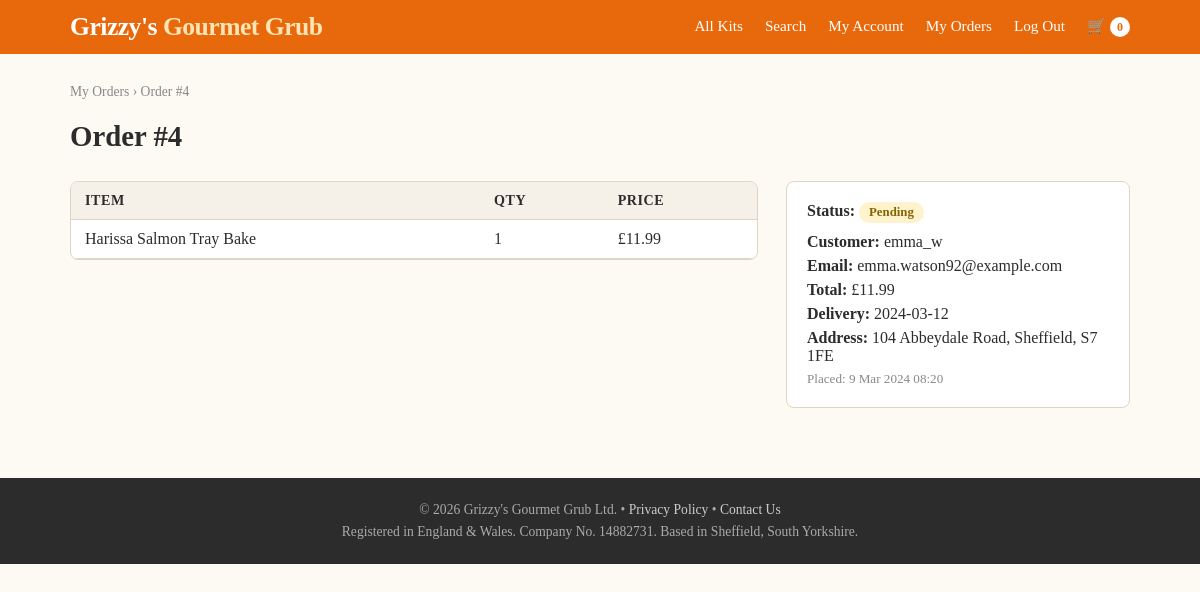
Page /website/public/orders.php?id=4 (signed in) on the committed database.
### tables this page shows
CREATE TABLE IF NOT EXISTS orders (
    id            INT AUTO_INCREMENT PRIMARY KEY,
    user_id       INT          NOT NULL,
    items         JSON,
    total         DECIMAL(8,2) NOT NULL,
    status        VARCHAR(30)  DEFAULT 'pending',
    delivery_date DATE,
    address       TEXT,
    created_at    DATETIME     NOT NULL,
    FOREIGN KEY (user_id) REFERENCES users(id)
);

CREATE TABLE IF NOT EXISTS users (
    id         INT AUTO_INCREMENT PRIMARY KEY,
    username   VARCHAR(80)  NOT NULL,
    email      VARCHAR(180) NOT NULL UNIQUE,
    password   VARCHAR(64)  NOT NULL,
    avatar     VARCHAR(120) DEFAULT NULL,
    created_at DATETIME     NOT NULL
);

### website/public/orders.php (the view, shortened to what this page needs)
<?php
$db = get_db();
if (isset($_GET['id'])) {
    $oid = (int)$_GET['id'];
    $r = $db->query("SELECT o.*, u.username, u.email FROM orders o JOIN users u ON o.user_id = u.id WHERE o.id = $oid");
    $order = $r ? $r->fetch_assoc() : null;
    $items = json_decode($order['items'] ?? '[]', true);
?>
<!DOCTYPE html>
<html lang="en">
<head>
<link rel="stylesheet" href="/assets/style.css">
</head>
<body>
<?php include __DIR__ . '/partials/header.php'; ?>
<main>
  <div class="breadcrumb"><a href="/orders.php">My Orders</a> › Order #<?= $oid ?></div>
  <div class="page-header"><h1>Order #<?= $oid ?></h1></div>
  <div class="two-col">
    <div>
      <div class="table-wrap">
        <table>
          <thead><tr><th>Item</th><th>Qty</th><th>Price</th></tr></thead>
          <tbody>
            <?php foreach ($items as $item): ?>
            <tr>
              <td><?= htmlspecialchars($item['name'] ?? '') ?></td>
              <td><?= (int)($item['qty'] ?? 1) ?></td>
              <td>£<?= number_format((float)($item['price'] ?? 0), 2) ?></td>
            </tr>
            <?php endforeach; ?>
          </tbody>
        </table>
      </div>
    </div>
    <div>
      <div style="background:#fff;border:1px solid var(--border);border-radius:8px;padding:20px">
        <p><strong>Status:</strong> <span class="status-badge status-<?= htmlspecialchars($order['status']) ?>"><?= ucfirst(htmlspecialchars($order['status'])) ?></span></p>
        <p style="margin-top:10px"><strong>Customer:</strong> <?= htmlspecialchars($order['username']) ?></p>
        <p style="margin-top:6px"><strong>Email:</strong> <?= htmlspecialchars($order['email']) ?></p>
        <p style="margin-top:6px"><strong>Total:</strong> £<?= number_format((float)$order['total'], 2) ?></p>
        <p style="margin-top:6px"><strong>Delivery:</strong> <?= htmlspecialchars($order['delivery_date'] ?? 'TBC') ?></p>
        <p style="margin-top:6px"><strong>Address:</strong> <?= htmlspecialchars($order['address'] ?? '') ?></p>
        <p style="margin-top:6px;font-size:0.82rem;color:#888">Placed: <?= date('j M Y H:i', strtotime($order['created_at'])) ?></p>
      </div>
    </div>
  </div>
</main>
<?php include __DIR__ . '/partials/footer.php'; ?>
</body>
</html>
<?php
    exit;
}
?>
<?php include __DIR__ . '/partials/header.php'; ?>
<?php include __DIR__ . '/partials/footer.php'; ?>

### website/public/assets/style.css (style rules this page uses)
:root { --orange: #e8690b; --green: #3a7d44; --light: #fdf9f3; --dark: #2c2c2c; --gray: #888; --border: #e0d5c5; }
* { box-sizing: border-box; margin: 0; padding: 0; }
body { font-family: Georgia, serif; background: var(--light); color: var(--dark); }
a { color: var(--orange); text-decoration: none; }
main { max-width: 1100px; margin: 0 auto; padding: 30px 20px; }
table { width: 100%; border-collapse: collapse; }
table th, table td { padding: 10px 14px; text-align: left; border-bottom: 1px solid var(--border); }
table th { background: #f5f0e8; font-size: 0.88rem; text-transform: uppercase; letter-spacing: 0.04em; }
.table-wrap { background: #fff; border: 1px solid var(--border); border-radius: 8px; overflow: hidden; }
.breadcrumb { font-size: 0.85rem; color: var(--gray); margin-bottom: 20px; }
.breadcrumb a { color: var(--gray); }
.page-header { margin-bottom: 28px; }
.page-header h1 { font-size: 1.8rem; }
.two-col { display: grid; grid-template-columns: 2fr 1fr; gap: 28px; }
.status-badge { display: inline-block; padding: 3px 10px; border-radius: 12px; font-size: 0.8rem; font-weight: bold; }
.status-pending { background: #fff3cd; color: #856404; }

### rows in the picture
orders: status "Pending", user.username "emma_w", user.email "emma.watson92@example.com", total "11.99", delivery_date "2024-03-12", address "104 Abbeydale Road, Sheffield, S7 1FE", created_at "9 Mar 2024 08:20"

### other values in the picture
$cart_count "0"
$oid "4"
$item['name'] "Harissa Salmon Tray Bake"
$item['qty'] "1"
$item['price'] "11.99"
